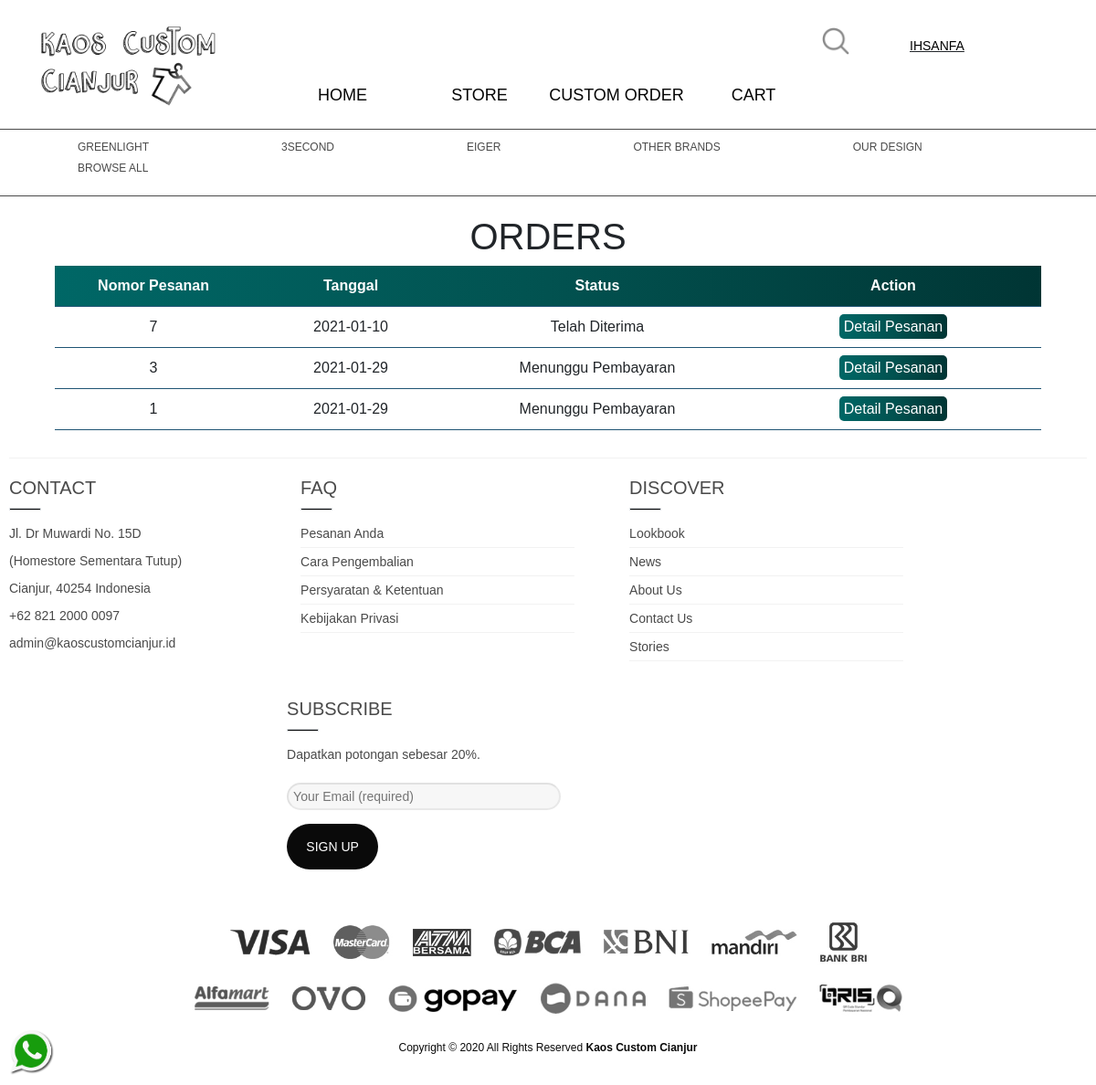
Screenshot of /shop/index.php?page=yoursOrders (signed in) with the database file from the repository.
### tables this page shows
CREATE TABLE `orders` (
  `account` varchar(50) NOT NULL,
  `id` int(50) NOT NULL,
  `nama` varchar(50) NOT NULL,
  `nomor` varchar(50) NOT NULL,
  `alamat` varchar(100) NOT NULL,
  `kota` varchar(50) NOT NULL,
  `tanggalPemesanan` date NOT NULL,
  `status` varchar(50) NOT NULL DEFAULT 'Menunggu Pembayaran'
);

### shop/yoursOrders.php (the view, shortened to what this page needs)
  <div class="kontenOrders">
          <div class="title">
          <h1>ORDERS</h1>
          </div>
          <?php
    if(empty($_SESSION['username'])){
      echo "<h3>Saat ini belum ada data pesanan</h3>";
    }
          else{
          $akun = $_SESSION['username'];
    $queryPesanan = mysqli_query($kon,"SELECT * FROM orders WHERE account='$akun' ORDER BY id DESC");
	if(mysqli_num_rows($queryPesanan) == 0){
		echo "<h3>Saat ini belum ada data pesanan</h3>";
    }
    else{
		echo "<table class='table-list'>
				<tr class='baris-title'>
					<th class='kiri' width='20%'>Nomor Pesanan</th>
					<th class='kiri' width='20%'>Tanggal</th>
          <th class='kiri' width='30%'>Status</th>
					<th class='kiri' width='30%'>Action</th>
				</tr>";
                while($row=mysqli_fetch_assoc($queryPesanan)){
			echo "<tr>
					<td class='kiri'>$row[id]</td>
					<td class='kiri'>$row[tanggalPemesanan]</td>
          <td class='kiri'>$row[status]</td>
					<td class='kiri'>
						<a class='tombol-action' href='../shop/index.php?page=konfirmasiPembayaran&id=$row[id]'>Detail Pesanan</a>
					</td>
				 </tr>";
                }
        echo "</table>";
    }
}
?>
</div>

### css/styleShop.css (style rules this page uses)
* { margin: 0; padding : 0; box-sizing: border-box; font-family: Arial, Helvetica, sans-serif; }
body { font: 'Montserrat Light','Century Gothic','Helvetica','Arial'; }
a { text-decoration : none; color : #4A4A4A }
.table-list { width: 100%; border-collapse: collapse; }
.table-list tr { border-bottom: 1px solid #1e5474; }
.table-list tr.baris-title { color: white; background: linear-gradient(to right, #006766, #025250, #003534); }
.table-list tr th, .table-list tr td { padding: 10px 7px; text-align: center; }
.kiri { text-align: left; }
.kontenOrders, .kontenKonfirmasi { width: 90%; margin: 20px auto; }
.kontenOrders h1 { text-align: center; }
.kontenOrders table td, .konten table th { text-align: center; }
.kontenOrders a , .kontenKonfirmasi a { color: white; padding: 5px 5px; border-radius: 5px; background: linear-gradient(to right, #006766, #025250, #003534); }

### rows the page displays
orders: id "7", tanggalPemesanan "2021-01-10", status "Telah Diterima"
orders: id "3", tanggalPemesanan "2021-01-29", status "Menunggu Pembayaran"
orders: id "1", tanggalPemesanan "2021-01-29", status "Menunggu Pembayaran"

### other values shown
$_SESSION['username'] "IHSANFA"
